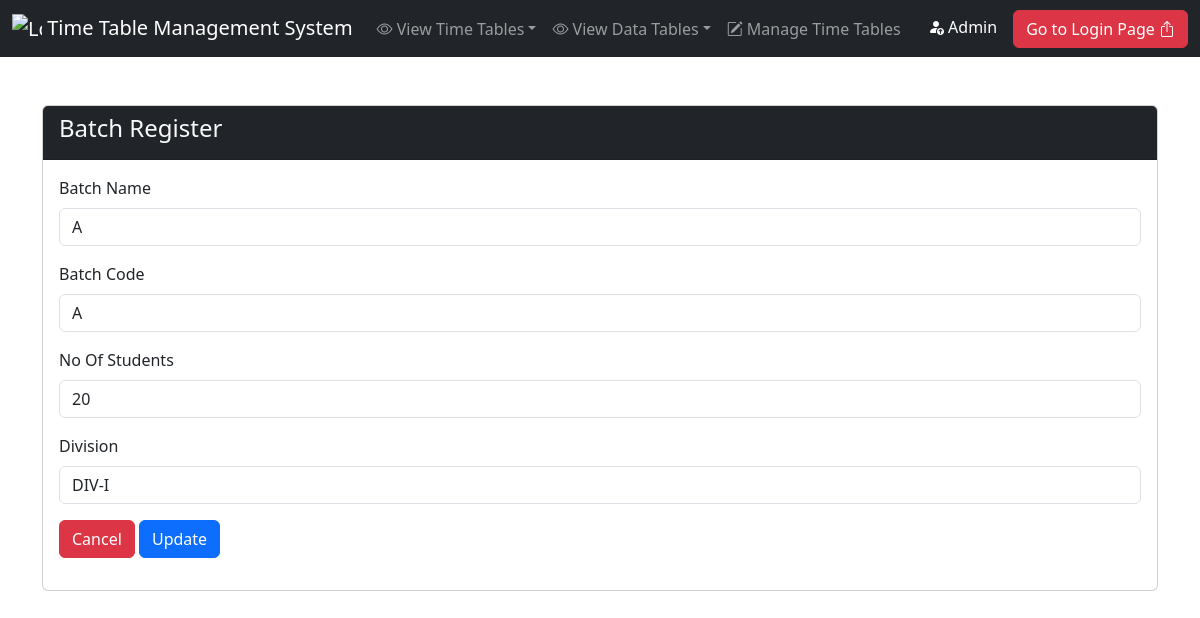
Page /batch/batch-edit.php?batch_id=1 on the committed database.
### tables this page shows
CREATE TABLE `batch` (
  `Batch_Id` int(11) NOT NULL,
  `Batch_Code` varchar(50) NOT NULL,
  `Batch_Name` varchar(100) NOT NULL,
  `No_Of_Students` int(11) NOT NULL CHECK (`No_Of_Students` > 0),
  `Division_Id` int(11) NOT NULL
);

### batch/batch-edit.php (the view, shortened to what this page needs)
<?php include("batch-code.php")?>
<?php include("../includes/header.php")?>
<?php
$batch_id=$_GET['batch_id'];
$sql = "SELECT * FROM `batch` WHERE `batch_id`=$batch_id";
$result = mysqli_query($conn,$sql);
$num = mysqli_num_rows($result);
if($num>0){
    while($row = mysqli_fetch_array($result)){
?>
<div class="container">
            <div class="row">
                <div class="col-md-12 mt-5">
                    <div class="card ">
                        <div class="card-header d-flex justify-content-between bg-dark text-light">
                            <h4> Batch Register </h4>
                        </div>
                        <div class="card-body">
                            <form method="POST" action="batch-code.php">
                                <div class="mb-3">
                                    <label for="batch_name" class="form-label">Batch Name</label>
                                    <input type="text" class="form-control" id="batch_name" name="batch_name" value="<?php echo $row['Batch_Name'] ?>" required>
                                </div>
                                <div class="mb-3">
                                    <label for="batch_code" class="form-label">Batch Code</label>
                                    <input type="text" class="form-control" id="batch_code" name="batch_code" value="<?php echo $row['Batch_Code'] ?>" required>
                                </div>
                                <div class="mb-3">
                                    <label for="no_of_students" class="form-label">No Of Students</label>
                                    <input type="number" class="form-control" id="no_of_students" name="no_of_students" value="<?php echo $row['No_Of_Students'] ?>" required>
                                </div>
                                <div class="mb-3">
                                    <label for="division_id" class="form-label">Division</label>
                                    <select id="division_id" name="division_id" class="form-control" required>
                                        <?php
                                            $sql = "SELECT * FROM `division`";
                                            $result = mysqli_query($conn, $sql);
                                            if (mysqli_num_rows($result) > 0) {
                                                while ($division_details = mysqli_fetch_assoc($result)) {
                                                    $selected = ($division_details['Division_Id'] == $row['Division_Id']) ? 'selected' : '';
                                                    echo '<option value="' . $division_details['Division_Id'] . '" ' . $selected . '>' . $division_details['Division_Name'] . '</option>';
                                                }
                                            } else {
                                                echo "<option value=''>No divisions found.</option>";
                                            }
                                        ?>
                                    </select>
                                </div>
                                <div class="mb-3">
                                    <a href="batch-details.php" class="btn btn-danger">Cancel</a>
                                    <button type="submit" class="btn btn-primary" name="batch-update-btn">Update</button>
                                </div>
                            </form>
                        </div>
                    </div>
                </div>
            </div>
        </div>
<?php
    }
}
else{
    echo "No Data Found by this batch Id";
}
?>
<?php include("../includes/footer.php")?>

### rows in the picture
batch: batch_name "A", batch_code "A", no_of_students "20"

### other values in the picture
form field division_id "DIV-I"
